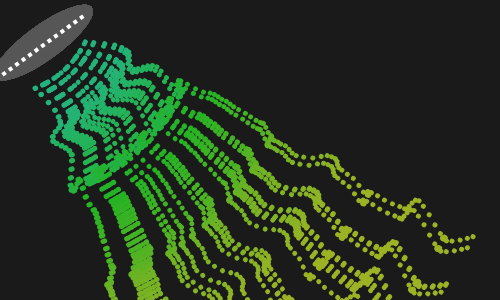
Frame 1 (no input)
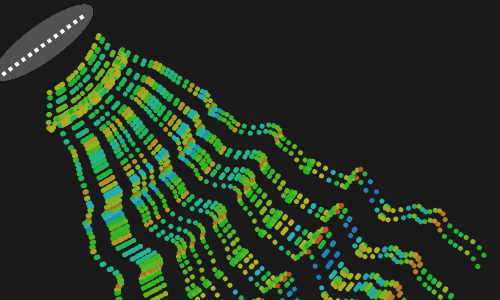
Frame 60 (no input)
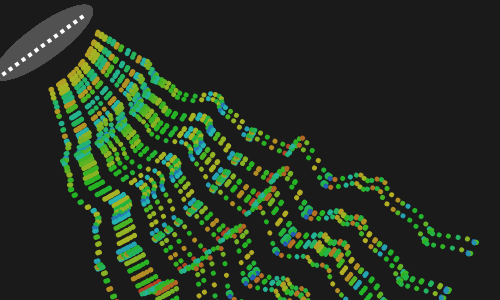
Frame 120 (the mouse pressed at the canvas centre since frame 60)

The p5.js sketch that drew these frames (run headless with seeded random() and noise() and a simulated clock; from frame 60 on, the mouse is pressed at the canvas centre):

// p5.js sketch
// ── sketch.js
var amplitude_slider, frequency_slider, time_slider;

var time = 0;

function setup() {
  createCanvas(500, 300);
  colorMode(HSB, 100);


  createP('Frequency');
  frequency_slider = createSlider(0, 4000, 2000);
  createP('Amplitude');
  amplitude_slider = createSlider(0, 100, 50);
  createP('Time Speed');
  time_slider = createSlider(0, 10, 5);
}


function draw() {
  background(10);
  ellipseMode(CENTER);
  var frequency = frequency_slider.value() / 100;
  var amplitude = amplitude_slider.value() / 100;
  var timeSpeed = time_slider.value() / 100;

  time += timeSpeed

  noiseDetail(3, .2);

  noStroke();

  var startY = map(noise(0, 300), 0, 1, 0, 10);

  for (row = 0; row < height / 10; row++) {

    var startX = 60;
    var endX = 500;
    var endY = noise(0, 300);

    push()
    rotate(noise(row) * PI / 2 + PI / 8);

    for (i = 0; i < 1; i += .01) {
      var x = lerp(startX, endX, i);
      var y = lerp(startY, endY, i);

      var offsetX = noise(i * frequency + time, amplitude * 10) * amplitude *
        100 + 25;
      var offsetY = noise(i * frequency + time) * amplitude * 100 - 30;

      shapeHue = map(noise(i * frameCount + time), 0, 1, 0, 100);
      fill(shapeHue, 80, 70);

      ellipse(x + offsetX, y + offsetY, 5, 5);
    }
    pop()

    fill(map(noise(i * frameCount + time), 0, 1, 30, 50));
    push();
    rotate(-PI / 5);
    ellipse(10, 60, 120, 35);

    fill(100);
    for (x = -50; x < 60; x += 8) {
      rect(x, 60, 4, 4);
    }
    pop();
  }
}
